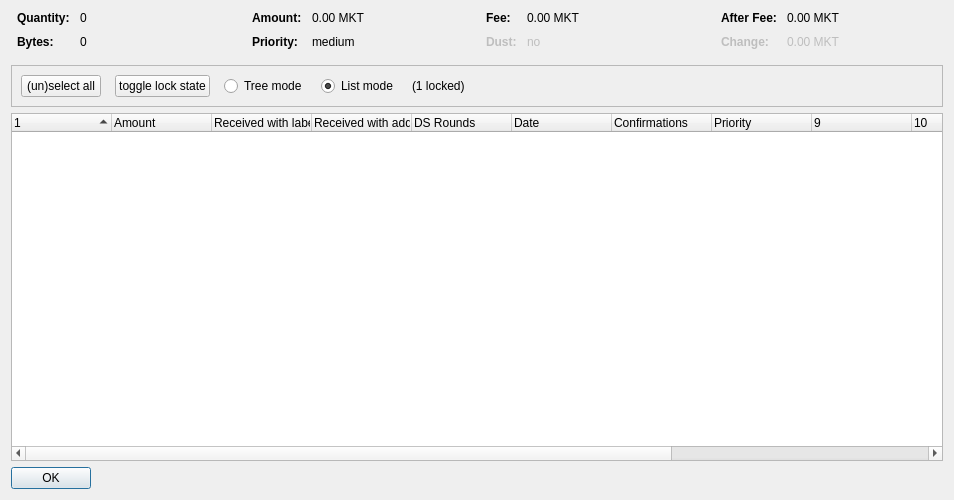
<?xml version="1.0" encoding="UTF-8"?>
<ui version="4.0">
 <class>CoinControlDialog</class>
 <widget class="QDialog" name="CoinControlDialog">
  <property name="geometry">
   <rect>
    <x>0</x>
    <y>0</y>
    <width>954</width>
    <height>500</height>
   </rect>
  </property>
  <property name="windowTitle">
   <string>Coin Selection</string>
  </property>
  <layout class="QVBoxLayout" name="verticalLayout">
   <item>
    <layout class="QHBoxLayout" name="horizontalLayoutTop" stretch="0,0,0,0">
     <property name="topMargin">
      <number>0</number>
     </property>
     <property name="bottomMargin">
      <number>10</number>
     </property>
     <item>
      <layout class="QFormLayout" name="formLayoutCoinControl1">
       <property name="horizontalSpacing">
        <number>10</number>
       </property>
       <property name="verticalSpacing">
        <number>10</number>
       </property>
       <property name="leftMargin">
        <number>6</number>
       </property>
       <property name="rightMargin">
        <number>6</number>
       </property>
       <item row="0" column="0">
        <widget class="QLabel" name="labelCoinControlQuantityText">
         <property name="font">
          <font>
           <weight>75</weight>
           <bold>true</bold>
          </font>
         </property>
         <property name="text">
          <string>Quantity:</string>
         </property>
        </widget>
       </item>
       <item row="0" column="1">
        <widget class="QLabel" name="labelCoinControlQuantity">
         <property name="cursor">
          <cursorShape>IBeamCursor</cursorShape>
         </property>
         <property name="contextMenuPolicy">
          <enum>Qt::ActionsContextMenu</enum>
         </property>
         <property name="text">
          <string notr="true">0</string>
         </property>
         <property name="textInteractionFlags">
          <set>Qt::LinksAccessibleByMouse|Qt::TextSelectableByKeyboard|Qt::TextSelectableByMouse</set>
         </property>
        </widget>
       </item>
       <item row="1" column="0">
        <widget class="QLabel" name="labelCoinControlBytesText">
         <property name="font">
          <font>
           <weight>75</weight>
           <bold>true</bold>
          </font>
         </property>
         <property name="text">
          <string>Bytes:</string>
         </property>
        </widget>
       </item>
       <item row="1" column="1">
        <widget class="QLabel" name="labelCoinControlBytes">
         <property name="cursor">
          <cursorShape>IBeamCursor</cursorShape>
         </property>
         <property name="contextMenuPolicy">
          <enum>Qt::ActionsContextMenu</enum>
         </property>
         <property name="text">
          <string notr="true">0</string>
         </property>
         <property name="textInteractionFlags">
          <set>Qt::LinksAccessibleByMouse|Qt::TextSelectableByKeyboard|Qt::TextSelectableByMouse</set>
         </property>
        </widget>
       </item>
      </layout>
     </item>
     <item>
      <layout class="QFormLayout" name="formLayoutCoinControl2">
       <property name="horizontalSpacing">
        <number>10</number>
       </property>
       <property name="verticalSpacing">
        <number>10</number>
       </property>
       <property name="leftMargin">
        <number>6</number>
       </property>
       <property name="rightMargin">
        <number>6</number>
       </property>
       <item row="0" column="0">
        <widget class="QLabel" name="labelCoinControlAmountText">
         <property name="font">
          <font>
           <weight>75</weight>
           <bold>true</bold>
          </font>
         </property>
         <property name="text">
          <string>Amount:</string>
         </property>
        </widget>
       </item>
       <item row="0" column="1">
        <widget class="QLabel" name="labelCoinControlAmount">
         <property name="cursor">
          <cursorShape>IBeamCursor</cursorShape>
         </property>
         <property name="contextMenuPolicy">
          <enum>Qt::ActionsContextMenu</enum>
         </property>
         <property name="text">
          <string notr="true">0.00 MKT</string>
         </property>
         <property name="textInteractionFlags">
          <set>Qt::LinksAccessibleByMouse|Qt::TextSelectableByKeyboard|Qt::TextSelectableByMouse</set>
         </property>
        </widget>
       </item>
       <item row="1" column="0">
        <widget class="QLabel" name="labelCoinControlPriorityText">
         <property name="font">
          <font>
           <weight>75</weight>
           <bold>true</bold>
          </font>
         </property>
         <property name="text">
          <string>Priority:</string>
         </property>
        </widget>
       </item>
       <item row="1" column="1">
        <widget class="QLabel" name="labelCoinControlPriority">
         <property name="cursor">
          <cursorShape>IBeamCursor</cursorShape>
         </property>
         <property name="contextMenuPolicy">
          <enum>Qt::ActionsContextMenu</enum>
         </property>
         <property name="text">
          <string>medium</string>
         </property>
         <property name="textInteractionFlags">
          <set>Qt::LinksAccessibleByMouse|Qt::TextSelectableByKeyboard|Qt::TextSelectableByMouse</set>
         </property>
        </widget>
       </item>
      </layout>
     </item>
     <item>
      <layout class="QFormLayout" name="formLayoutCoinControl3">
       <property name="horizontalSpacing">
        <number>10</number>
       </property>
       <property name="verticalSpacing">
        <number>10</number>
       </property>
       <property name="leftMargin">
        <number>6</number>
       </property>
       <property name="rightMargin">
        <number>6</number>
       </property>
       <item row="0" column="0">
        <widget class="QLabel" name="labelCoinControlFeeText">
         <property name="font">
          <font>
           <weight>75</weight>
           <bold>true</bold>
          </font>
         </property>
         <property name="text">
          <string>Fee:</string>
         </property>
        </widget>
       </item>
       <item row="0" column="1">
        <widget class="QLabel" name="labelCoinControlFee">
         <property name="cursor">
          <cursorShape>IBeamCursor</cursorShape>
         </property>
         <property name="contextMenuPolicy">
          <enum>Qt::ActionsContextMenu</enum>
         </property>
         <property name="text">
          <string notr="true">0.00 MKT</string>
         </property>
         <property name="textInteractionFlags">
          <set>Qt::LinksAccessibleByMouse|Qt::TextSelectableByKeyboard|Qt::TextSelectableByMouse</set>
         </property>
        </widget>
       </item>
       <item row="1" column="0">
        <widget class="QLabel" name="labelCoinControlLowOutputText">
         <property name="enabled">
          <bool>false</bool>
         </property>
         <property name="font">
          <font>
           <weight>75</weight>
           <bold>true</bold>
          </font>
         </property>
         <property name="text">
          <string>Dust:</string>
         </property>
        </widget>
       </item>
       <item row="1" column="1">
        <widget class="QLabel" name="labelCoinControlLowOutput">
         <property name="enabled">
          <bool>false</bool>
         </property>
         <property name="cursor">
          <cursorShape>IBeamCursor</cursorShape>
         </property>
         <property name="contextMenuPolicy">
          <enum>Qt::ActionsContextMenu</enum>
         </property>
         <property name="text">
          <string>no</string>
         </property>
         <property name="textInteractionFlags">
          <set>Qt::LinksAccessibleByMouse|Qt::TextSelectableByKeyboard|Qt::TextSelectableByMouse</set>
         </property>
        </widget>
       </item>
      </layout>
     </item>
     <item>
      <layout class="QFormLayout" name="formLayoutCoinControl4">
       <property name="horizontalSpacing">
        <number>10</number>
       </property>
       <property name="verticalSpacing">
        <number>10</number>
       </property>
       <property name="leftMargin">
        <number>6</number>
       </property>
       <property name="rightMargin">
        <number>6</number>
       </property>
       <item row="0" column="0">
        <widget class="QLabel" name="labelCoinControlAfterFeeText">
         <property name="font">
          <font>
           <weight>75</weight>
           <bold>true</bold>
          </font>
         </property>
         <property name="text">
          <string>After Fee:</string>
         </property>
        </widget>
       </item>
       <item row="0" column="1">
        <widget class="QLabel" name="labelCoinControlAfterFee">
         <property name="cursor">
          <cursorShape>IBeamCursor</cursorShape>
         </property>
         <property name="contextMenuPolicy">
          <enum>Qt::ActionsContextMenu</enum>
         </property>
         <property name="text">
          <string notr="true">0.00 MKT</string>
         </property>
         <property name="textInteractionFlags">
          <set>Qt::LinksAccessibleByMouse|Qt::TextSelectableByKeyboard|Qt::TextSelectableByMouse</set>
         </property>
        </widget>
       </item>
       <item row="1" column="0">
        <widget class="QLabel" name="labelCoinControlChangeText">
         <property name="enabled">
          <bool>false</bool>
         </property>
         <property name="font">
          <font>
           <weight>75</weight>
           <bold>true</bold>
          </font>
         </property>
         <property name="text">
          <string>Change:</string>
         </property>
        </widget>
       </item>
       <item row="1" column="1">
        <widget class="QLabel" name="labelCoinControlChange">
         <property name="enabled">
          <bool>false</bool>
         </property>
         <property name="cursor">
          <cursorShape>IBeamCursor</cursorShape>
         </property>
         <property name="contextMenuPolicy">
          <enum>Qt::ActionsContextMenu</enum>
         </property>
         <property name="text">
          <string notr="true">0.00 MKT</string>
         </property>
         <property name="textInteractionFlags">
          <set>Qt::LinksAccessibleByMouse|Qt::TextSelectableByKeyboard|Qt::TextSelectableByMouse</set>
         </property>
        </widget>
       </item>
      </layout>
     </item>
    </layout>
   </item>
   <item>
    <widget class="QFrame" name="frame">
     <property name="minimumSize">
      <size>
       <width>0</width>
       <height>40</height>
      </size>
     </property>
     <property name="frameShape">
      <enum>QFrame::StyledPanel</enum>
     </property>
     <property name="frameShadow">
      <enum>QFrame::Sunken</enum>
     </property>
     <layout class="QHBoxLayout" name="horizontalLayout">
      <item>
       <layout class="QHBoxLayout" name="horizontalLayoutPanel" stretch="0,0,0,0,0,0">
        <property name="spacing">
         <number>14</number>
        </property>
        <item>
         <widget class="QPushButton" name="pushButtonSelectAll">
          <property name="sizePolicy">
           <sizepolicy hsizetype="Maximum" vsizetype="Fixed">
            <horstretch>0</horstretch>
            <verstretch>0</verstretch>
           </sizepolicy>
          </property>
          <property name="text">
           <string>(un)select all</string>
          </property>
          <property name="autoDefault">
           <bool>false</bool>
          </property>
         </widget>
        </item>
        <item>
         <widget class="QPushButton" name="pushButtonToggleLock">
          <property name="sizePolicy">
           <sizepolicy hsizetype="Maximum" vsizetype="Fixed">
            <horstretch>0</horstretch>
            <verstretch>0</verstretch>
           </sizepolicy>
          </property>
          <property name="text">
           <string>toggle lock state</string>
          </property>
          <property name="autoDefault">
           <bool>false</bool>
          </property>
         </widget>
        </item>
        <item>
         <widget class="QRadioButton" name="radioTreeMode">
          <property name="sizePolicy">
           <sizepolicy hsizetype="Maximum" vsizetype="Fixed">
            <horstretch>0</horstretch>
            <verstretch>0</verstretch>
           </sizepolicy>
          </property>
          <property name="text">
           <string>Tree mode</string>
          </property>
         </widget>
        </item>
        <item>
         <widget class="QRadioButton" name="radioListMode">
          <property name="sizePolicy">
           <sizepolicy hsizetype="Maximum" vsizetype="Fixed">
            <horstretch>0</horstretch>
            <verstretch>0</verstretch>
           </sizepolicy>
          </property>
          <property name="text">
           <string>List mode</string>
          </property>
          <property name="checked">
           <bool>true</bool>
          </property>
         </widget>
        </item>
        <item>
         <widget class="QLabel" name="labelLocked">
          <property name="text">
           <string>(1 locked)</string>
          </property>
         </widget>
        </item>
        <item>
         <spacer name="horizontalSpacer">
          <property name="orientation">
           <enum>Qt::Horizontal</enum>
          </property>
          <property name="sizeHint" stdset="0">
           <size>
            <width>40</width>
            <height>20</height>
           </size>
          </property>
         </spacer>
        </item>
       </layout>
      </item>
     </layout>
    </widget>
   </item>
   <item>
    <widget class="CoinControlTreeWidget" name="treeWidget">
     <property name="contextMenuPolicy">
      <enum>Qt::CustomContextMenu</enum>
     </property>
     <property name="sortingEnabled">
      <bool>false</bool>
     </property>
     <property name="columnCount">
      <number>13</number>
     </property>
     <attribute name="headerShowSortIndicator" stdset="0">
      <bool>true</bool>
     </attribute>
     <attribute name="headerStretchLastSection">
      <bool>false</bool>
     </attribute>
     <column>
      <property name="text">
       <string/>
      </property>
     </column>
     <column>
      <property name="text">
       <string>Amount</string>
      </property>
     </column>
     <column>
      <property name="text">
       <string>Received with label</string>
      </property>
     </column>
     <column>
      <property name="text">
       <string>Received with address</string>
      </property>
     </column>
     <column>
      <property name="text">
       <string>DS Rounds</string>
      </property>
     </column>
     <column>
      <property name="text">
       <string>Date</string>
      </property>
     </column>
     <column>
      <property name="text">
       <string>Confirmations</string>
      </property>
      <property name="toolTip">
       <string>Confirmed</string>
      </property>
     </column>
     <column>
      <property name="text">
       <string>Priority</string>
      </property>
     </column>
     <column>
      <property name="text">
       <string/>
      </property>
     </column>
     <column>
      <property name="text">
       <string/>
      </property>
     </column>
     <column>
      <property name="text">
       <string/>
      </property>
     </column>
     <column>
      <property name="text">
       <string/>
      </property>
     </column>
     <column>
      <property name="text">
       <string/>
      </property>
     </column>
    </widget>
   </item>
   <item>
    <widget class="QDialogButtonBox" name="buttonBox">
     <property name="sizePolicy">
      <sizepolicy hsizetype="Maximum" vsizetype="Fixed">
       <horstretch>0</horstretch>
       <verstretch>0</verstretch>
      </sizepolicy>
     </property>
     <property name="orientation">
      <enum>Qt::Horizontal</enum>
     </property>
     <property name="standardButtons">
      <set>QDialogButtonBox::Ok</set>
     </property>
    </widget>
   </item>
  </layout>
 </widget>
 <customwidgets>
  <customwidget>
   <class>CoinControlTreeWidget</class>
   <extends>QTreeWidget</extends>
   <header>coincontroltreewidget.h</header>
  </customwidget>
 </customwidgets>
 <resources/>
 <connections/>
</ui>
